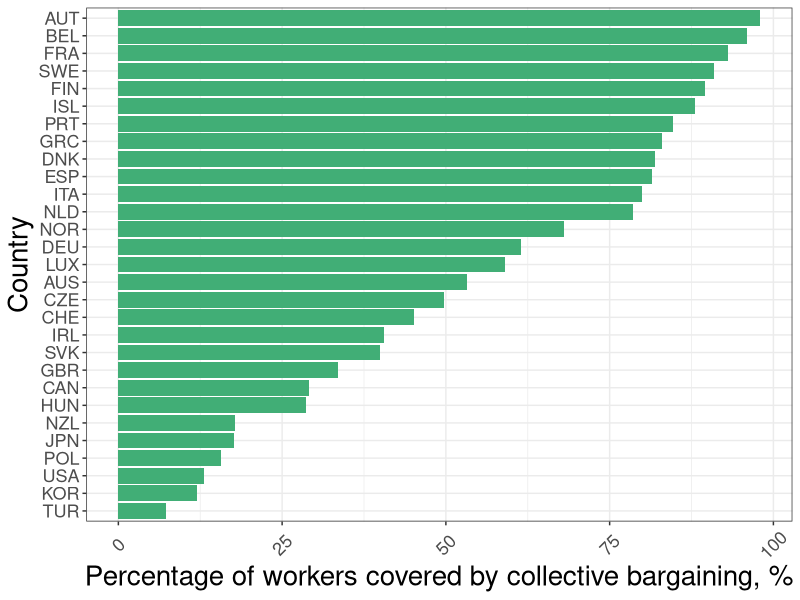

Reproduce this figure in R.
require(ggplot2)
require(ggrepel)
require(dplyr)

COLA <- c("#e0f3db", "#99d8c9","#66c2a4","#41ae76", "#238b45", "#005824")

pdf(file = "capitalism/employment_union_coverage.pdf", width = 9, height = 7)
UnionCoverage <- read.csv("employment/union_coverage.csv")
UnionCoverage <- 
  UnionCoverage %>% 
  arrange(Coverage)

UnionCoverage$Country <- 
  factor(UnionCoverage$Country, levels = UnionCoverage$Country[order(UnionCoverage$Coverage)])
u1 <- ggplot(UnionCoverage, aes(x = Country, y = Coverage)) + 
  geom_bar(stat = "identity", 
              aes(fill = Coverage), 
              fill = COLA[4],
              show.legend = FALSE) + 
  #scale_fill_manual(guide = "legend") + #This is so I can supress the legend
  ylab("Percentage of workers covered by collective bargaining, %") + 
  theme_bw() +
  theme(axis.title = element_text(size = 20),
        axis.text.y = element_text(size = 13),
        legend.title = element_text(size = 14),
        legend.text = element_text(size = 14),
        axis.text.x  = element_text(angle = 45, vjust = 0.5, size = 13 )
        ) + 
  coord_flip()

print(u1)
dev.off()
